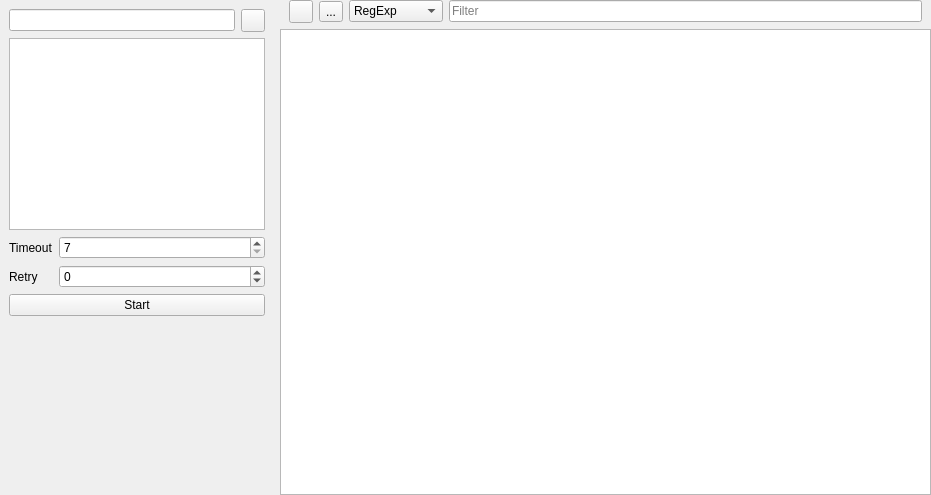
<?xml version="1.0" encoding="UTF-8"?>
<ui version="4.0">
 <class>CheckConnectionToolWdgt</class>
 <widget class="QWidget" name="CheckConnectionToolWdgt">
  <property name="geometry">
   <rect>
    <x>0</x>
    <y>0</y>
    <width>931</width>
    <height>495</height>
   </rect>
  </property>
  <property name="windowTitle">
   <string>Form</string>
  </property>
  <layout class="QGridLayout" name="gridLayout">
   <property name="leftMargin">
    <number>0</number>
   </property>
   <property name="topMargin">
    <number>0</number>
   </property>
   <property name="rightMargin">
    <number>0</number>
   </property>
   <property name="bottomMargin">
    <number>0</number>
   </property>
   <item row="0" column="0" rowspan="2">
    <widget class="QWidget" name="widget" native="true">
     <property name="sizePolicy">
      <sizepolicy hsizetype="Fixed" vsizetype="Expanding">
       <horstretch>0</horstretch>
       <verstretch>0</verstretch>
      </sizepolicy>
     </property>
     <layout class="QVBoxLayout" name="verticalLayout">
      <item>
       <layout class="QHBoxLayout" name="horizontalLayout">
        <item>
         <widget class="QLineEdit" name="lineEdit"/>
        </item>
        <item>
         <widget class="QToolButton" name="toolButton">
          <property name="text">
           <string/>
          </property>
         </widget>
        </item>
       </layout>
      </item>
      <item>
       <widget class="QListWidget" name="listWidget">
        <property name="editTriggers">
         <set>QAbstractItemView::NoEditTriggers</set>
        </property>
        <property name="alternatingRowColors">
         <bool>true</bool>
        </property>
       </widget>
      </item>
      <item>
       <layout class="QFormLayout" name="formLayout">
        <item row="0" column="0">
         <widget class="QLabel" name="label">
          <property name="text">
           <string>Timeout</string>
          </property>
         </widget>
        </item>
        <item row="0" column="1">
         <widget class="QSpinBox" name="sbTimeout">
          <property name="minimum">
           <number>7</number>
          </property>
          <property name="maximum">
           <number>33</number>
          </property>
         </widget>
        </item>
        <item row="1" column="0">
         <widget class="QLabel" name="label_2">
          <property name="text">
           <string>Retry</string>
          </property>
         </widget>
        </item>
        <item row="1" column="1">
         <widget class="QSpinBox" name="sbRetry">
          <property name="minimum">
           <number>-1</number>
          </property>
         </widget>
        </item>
       </layout>
      </item>
      <item>
       <widget class="QPushButton" name="pushButton">
        <property name="text">
         <string>Start</string>
        </property>
        <property name="icon">
         <iconset resource="../res.qrc">
          <normaloff>:/katynko/svg/irc-voice.svg</normaloff>:/katynko/svg/irc-voice.svg</iconset>
        </property>
       </widget>
      </item>
      <item>
       <spacer name="verticalSpacer">
        <property name="orientation">
         <enum>Qt::Vertical</enum>
        </property>
        <property name="sizeHint" stdset="0">
         <size>
          <width>20</width>
          <height>155</height>
         </size>
        </property>
       </spacer>
      </item>
     </layout>
    </widget>
   </item>
   <item row="0" column="1">
    <layout class="QHBoxLayout" name="horizontalLayout_61">
     <property name="leftMargin">
      <number>9</number>
     </property>
     <property name="topMargin">
      <number>0</number>
     </property>
     <property name="rightMargin">
      <number>9</number>
     </property>
     <item>
      <widget class="QToolButton" name="tbUpDown">
       <property name="text">
        <string/>
       </property>
      </widget>
     </item>
     <item>
      <widget class="QToolButton" name="tbFilter">
       <property name="text">
        <string>...</string>
       </property>
       <property name="icon">
        <iconset resource="../res.qrc">
         <normaloff>:/katynko/svg/view-filter.svg</normaloff>:/katynko/svg/view-filter.svg</iconset>
       </property>
       <property name="checkable">
        <bool>false</bool>
       </property>
       <property name="autoRaise">
        <bool>false</bool>
       </property>
      </widget>
     </item>
     <item>
      <widget class="QComboBox" name="cbFilterMode">
       <property name="currentIndex">
        <number>0</number>
       </property>
       <property name="sizeAdjustPolicy">
        <enum>QComboBox::AdjustToContents</enum>
       </property>
       <item>
        <property name="text">
         <string>RegExp</string>
        </property>
       </item>
       <item>
        <property name="text">
         <string>Whole word</string>
        </property>
       </item>
      </widget>
     </item>
     <item>
      <widget class="QLineEdit" name="leFilter">
       <property name="placeholderText">
        <string>Filter</string>
       </property>
       <property name="clearButtonEnabled">
        <bool>true</bool>
       </property>
      </widget>
     </item>
    </layout>
   </item>
   <item row="1" column="1">
    <widget class="QTableView" name="tvTable">
     <property name="font">
      <font>
       <pointsize>12</pointsize>
      </font>
     </property>
     <property name="editTriggers">
      <set>QAbstractItemView::NoEditTriggers</set>
     </property>
     <property name="alternatingRowColors">
      <bool>true</bool>
     </property>
     <property name="selectionBehavior">
      <enum>QAbstractItemView::SelectRows</enum>
     </property>
     <property name="sortingEnabled">
      <bool>true</bool>
     </property>
     <property name="cornerButtonEnabled">
      <bool>true</bool>
     </property>
    </widget>
   </item>
  </layout>
 </widget>
 <resources>
  <include location="../res.qrc"/>
 </resources>
 <connections/>
</ui>
